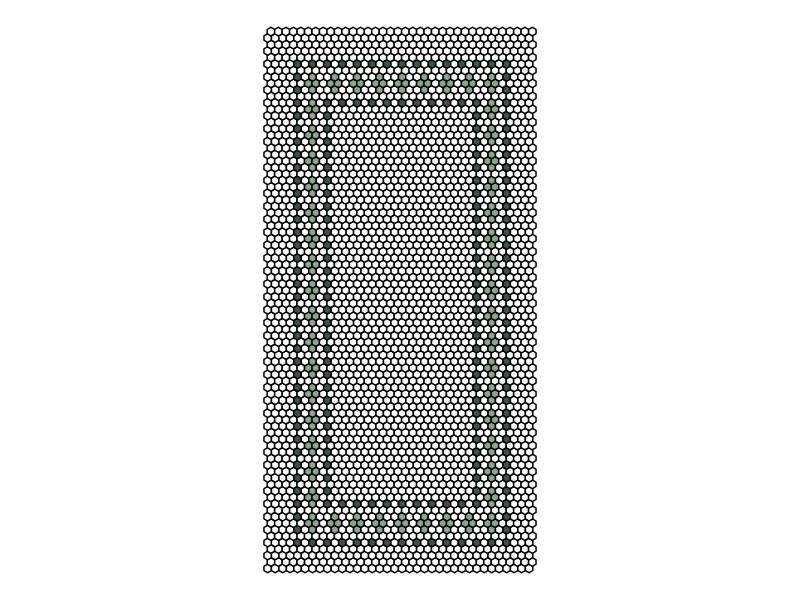
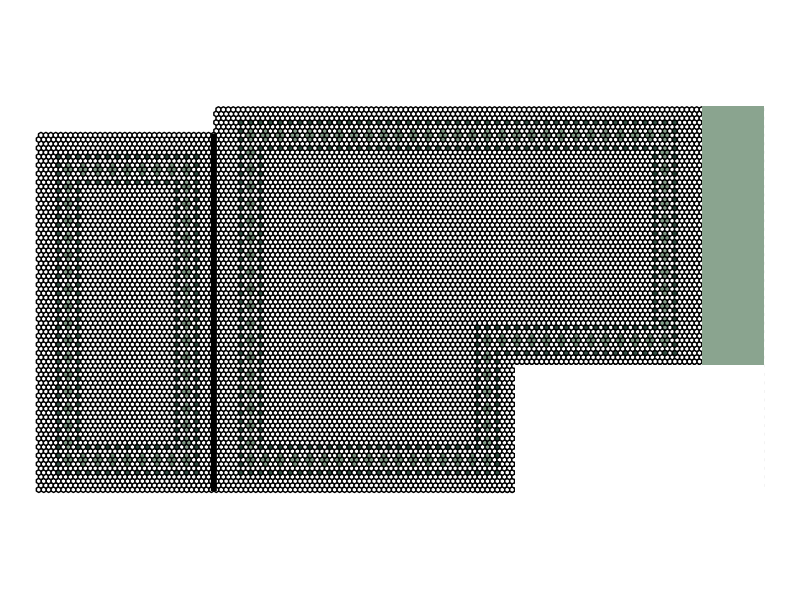
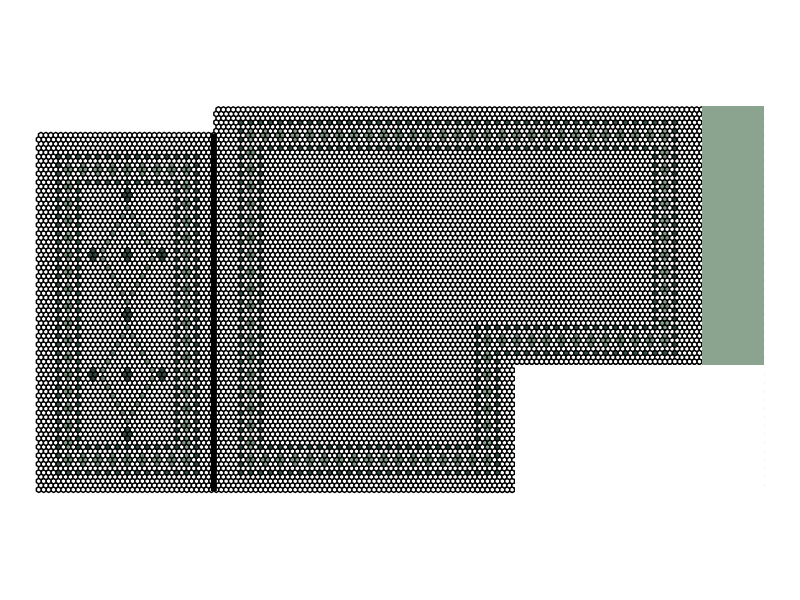
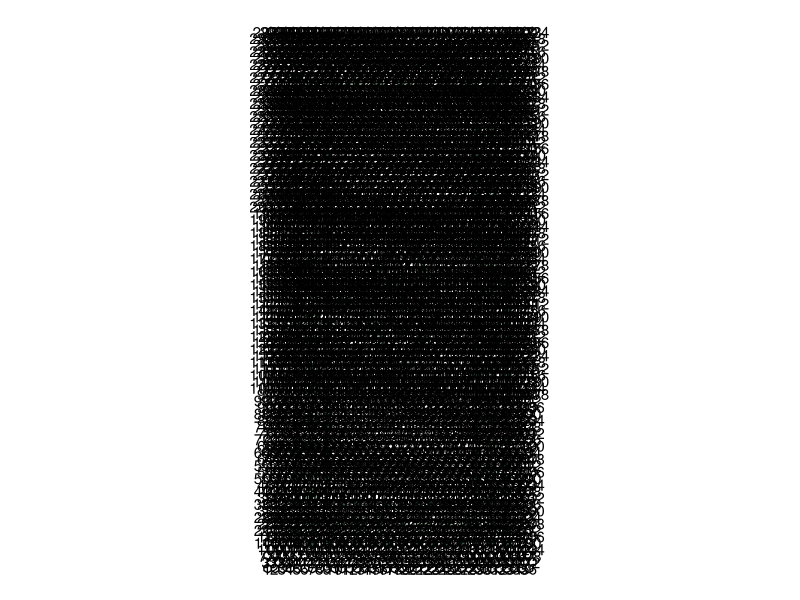
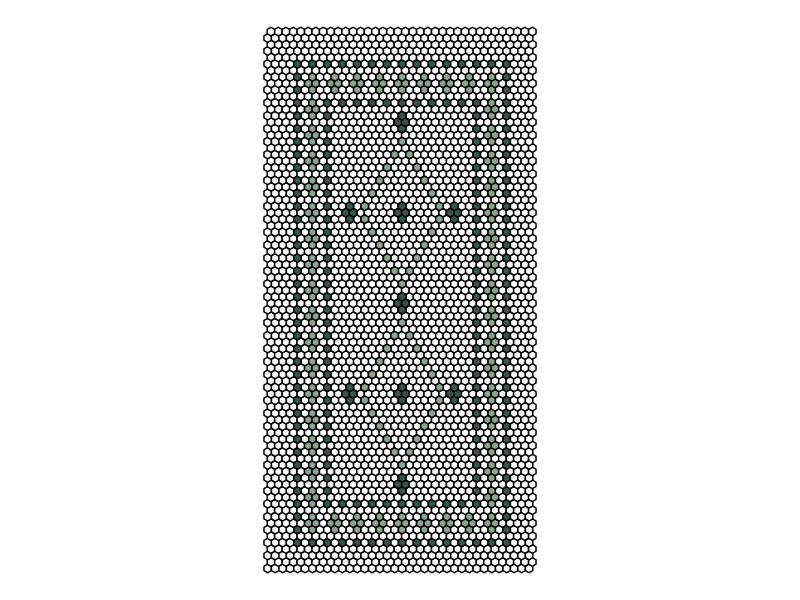
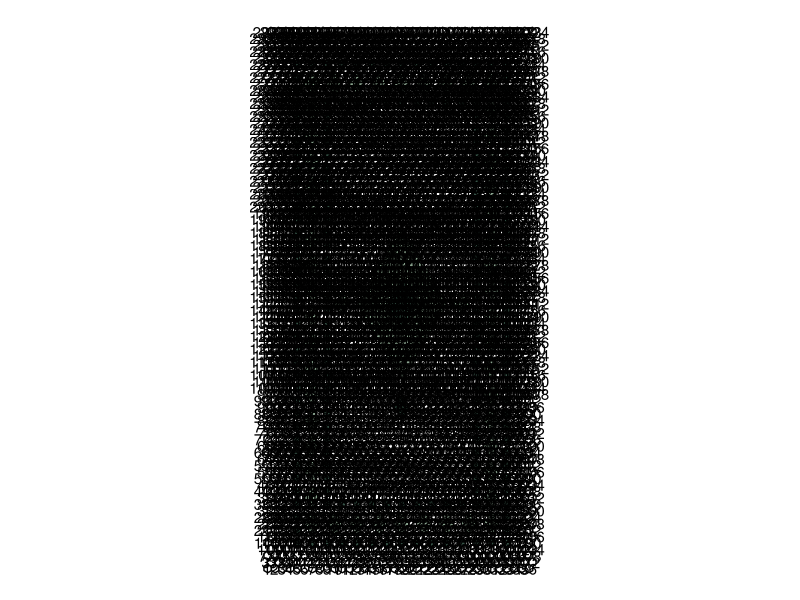
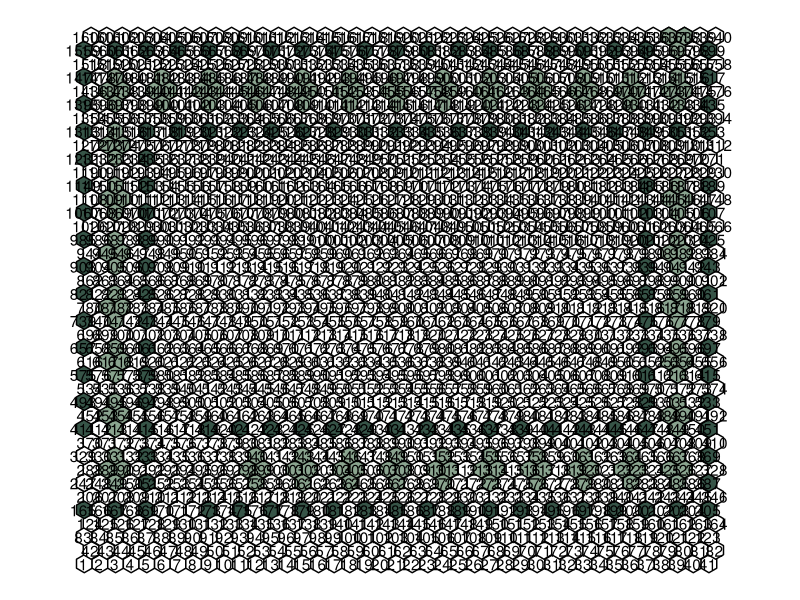

Recreate these plots in R, in order. (Note: this script raises an error after producing the figures.)
## ---- chunk 1
knitr::opts_chunk$set(echo = TRUE)
## ---- chunk 2
library(tidyverse)
library(ggforce)
## ---- chunk 3
shower_width <- 36

shower_length <- 72

n_across <- shower_width

n_down <- ceiling(shower_length/(3/sqrt(3)))

inset_left <- 5
inset_right <- 4
inset_top <- 6
inset_bottom <- 5

across_xs <- rep(c(0,0, .5, 1, 1, .5, 0), n_across) +
    rep(0:(n_across-1), each = 7)

across_ys <- rep(c(0, 1/sqrt(3), 3/(2*sqrt(3)), 1/sqrt(3), 0,-1/(2*sqrt(3)), 0), n_across)
## ---- chunk 4
light_green <- c(
  # vertical diamonds
  # left column, middle
  seq((inset_bottom + 1)*n_across + inset_left + 2, 
      2*n_across*n_down - (inset_top + 2)*n_across + inset_left + 2, 
      2*n_across),
  # left column, left side
  seq((inset_bottom + 2)*n_across + inset_left + 1, 
      2*n_across*n_down - (inset_top + 2)*n_across + inset_left + 1, 
      4*n_across),
  # left column, right side
  seq((inset_bottom + 2)*n_across + inset_left + 2, 
      2*n_across*n_down - (inset_top + 2)*n_across + inset_left + 2, 
      4*n_across),
  # right column, middle
  seq((inset_bottom + 2)*n_across - inset_right - 1, 
      2*n_across*n_down - (inset_top + 1)*n_across - inset_right -1, 
      2*n_across),
  # right column, right side
  seq((inset_bottom + 3)*n_across - inset_right - 1, 
      2*n_across*n_down - (inset_top)*n_across - inset_right - 1, 
      4*n_across),
  # right column, left side
  seq((inset_bottom + 3)*n_across - inset_right - 2, 
      2*n_across*n_down - (inset_top)*n_across - inset_right - 2, 
      4*n_across),
  # bottom row, bottom
  seq((inset_bottom + 1)*n_across + inset_left + 2,
      (inset_bottom + 2)*n_across - inset_right - 1,
      3),
  # bottom row, top
  seq((inset_bottom + 3)*n_across + inset_left + 2,
      (inset_bottom + 4)*n_across - inset_right - 1,
      3),
  # bottom row, middle
  seq((inset_bottom + 2)*n_across + inset_left + 1,
      (inset_bottom + 3)*n_across - inset_right - 2,
      3),
  seq((inset_bottom + 2)*n_across + inset_left + 2,
      (inset_bottom + 3)*n_across - inset_right - 1,
      3),
  # top row, top
  seq(2*n_across*n_down - (inset_top + 2)*n_across + inset_left + 2,
      2*n_across*n_down - (inset_top + 1)*n_across - inset_right -1,
      3),
  # top row, bottom
  seq(2*n_across*n_down - (inset_top + 4)*n_across + inset_left + 2,
      2*n_across*n_down - (inset_top + 3)*n_across - inset_right -1,
      3),
  # top row, middle
  seq(2*n_across*n_down - (inset_top + 3)*n_across + inset_left + 1,
      2*n_across*n_down - (inset_top + 2)*n_across - inset_right - 2,
      3),
  seq(2*n_across*n_down - (inset_top + 3)*n_across + inset_left + 2,
      2*n_across*n_down - (inset_top + 2)*n_across - inset_right - 1,
      3)
  
   # stars
#   c(
#       c(2762, 2762 + n_across, 2762 + 3*n_across, 2762 + 4*n_across),
#       seq(362, by = 50, length.out = 2), 
#       seq(362, by = 50, length.out = 2) + 1,
#       c(2860,2861, 2863, 2864)
#     ) + 103,
#   c(
#       c(2762, 2762 + n_across, 2762 + 3*n_across, 2762 + 4*n_across),
#       seq(362, by = 50, length.out = 2), 
#       seq(362, by = 50, length.out = 2) + 1,
#       c(2860,2861, 2863, 2864)
#     ) + 103 + 500,
#   c(
#       c(2762, 2762 + n_across, 2762 + 3*n_across, 2762 + 4*n_across),
#       seq(362, by = 50, length.out = 2), 
#       seq(362, by = 50, length.out = 2) + 1,
#       c(2860,2861, 2863, 2864)
#     ) + 103 + 1000,
#   c(
#       c(2762, 2762 + n_across, 2762 + 3*n_across, 2762 + 4*n_across),
#       seq(362, by = 50, length.out = 2), 
#       seq(362, by = 50, length.out = 2) + 1,
#       c(2860,2861, 2863, 2864)
#     ) + 103 + 1500,
#   c(
#       c(2762, 2762 + n_across, 2762 + 3*n_across, 2762 + 4*n_across),
#       seq(362, by = 50, length.out = 2), 
#       seq(362, by = 50, length.out = 2) + 1,
#       c(2860,2861, 2863, 2864)
#     ) + 123,
#   c(
#       c(2762, 2762 + n_across, 2762 + 3*n_across, 2762 + 4*n_across),
#       seq(362, by = 50, length.out = 2), 
#       seq(362, by = 50, length.out = 2) + 1,
#       c(2860,2861, 2863, 2864)
#     ) + 123 + 500,
#   c(
#       c(2762, 2762 + n_across, 2762 + 3*n_across, 2762 + 4*n_across),
#       seq(362, by = 50, length.out = 2), 
#       seq(362, by = 50, length.out = 2) + 1,
#       c(2860,2861, 2863, 2864)
#     ) + 123 + 1000,
#   c(
#       c(2762, 2762 + n_across, 2762 + 3*n_across, 2762 + 4*n_across),
#       seq(362, by = 50, length.out = 2), 
#       seq(362, by = 50, length.out = 2) + 1,
#       c(2860,2861, 2863, 2864)
#     ) + 123 + 1500
)

dark_green <- c(
  # outer every other dot
  seq((inset_bottom-1)*n_across + inset_left, 
      inset_bottom*n_across - inset_right + 1, 2),
  seq(2*n_across*n_down - inset_top*n_across + inset_left, 
      2*n_across*n_down - (inset_top - 1)*n_across - inset_right + 1, 
      2),
  seq((inset_bottom-1)*n_across + inset_left, 
      2*n_across*n_down - inset_top*n_across + inset_left, 
      2*n_across),
  seq(inset_bottom*n_across - inset_right + 1, 
      2*n_across*n_down - (inset_top - 1)*n_across - inset_right + 1, 
      2*n_across),
  # inner every other dot
  seq((inset_bottom + 5)*n_across + inset_left + 4, 
      (inset_bottom + 6)*n_across - inset_right - 3, 2),
  seq(2*n_across*n_down - (inset_top + 6)*n_across + inset_left + 4, 
      2*n_across*n_down - (inset_top + 5)*n_across - inset_right -3, 
      2),
  seq((inset_bottom + 5)*n_across + inset_left + 4, 
      2*n_across*n_down - (inset_top + 6)*n_across + inset_left + 4, 
      2*n_across),
  seq((inset_bottom + 6)*n_across - inset_right - 3, 
      2*n_across*n_down - (inset_top + 5)*n_across - inset_right -3, 
      2*n_across) 
)

hexagon <- tibble(
  x = rep(c(across_xs, across_xs + sqrt(3)/4), n_down),
  y = rep(c(across_ys, across_ys + 3/(2*sqrt(3))), n_down) + 
    rep((0:(n_down - 1))*(3/sqrt(3)), each = 2*7*n_across),
  group = rep(1:(2*n_across*n_down), each = 7),
  colors = if_else(group %in% light_green,
                   "#8aa48f",
                   if_else(group %in% dark_green,
                          "#365447",
                          "white"))
)

## ---- chunk 5
make_floor_hex <- function(dim_width, dim_length, inset_left, inset_right, inset_top, inset_bottom){
  n_across <- dim_width
  n_down <- ceiling(dim_length/(3/sqrt(3)))
  
  across_xs <- rep(c(0,0, .5, 1, 1, .5, 0), n_across) +
    rep(0:(n_across-1), each = 7)
  
  across_ys <- rep(c(0, 1/sqrt(3), 3/(2*sqrt(3)), 1/sqrt(3), 0,-1/(2*sqrt(3)), 0), n_across)
  light_green <- c(
    # vertical diamonds
    # left column, middle
    seq((inset_bottom + 1)*n_across + inset_left + 2, 
        2*n_across*n_down - (inset_top + 2)*n_across + inset_left + 2, 
        2*n_across),
    # left column, left side
    seq((inset_bottom + 2)*n_across + inset_left + 1, 
        2*n_across*n_down - (inset_top + 2)*n_across + inset_left + 1, 
        4*n_across),
    # left column, right side
    seq((inset_bottom + 2)*n_across + inset_left + 2, 
        2*n_across*n_down - (inset_top + 2)*n_across + inset_left + 2, 
        4*n_across),
    # right column, middle
    seq((inset_bottom + 2)*n_across - inset_right - 1, 
        2*n_across*n_down - (inset_top + 1)*n_across - inset_right -1, 
        2*n_across),
    # right column, right side
    seq((inset_bottom + 3)*n_across - inset_right - 1, 
        2*n_across*n_down - (inset_top)*n_across - inset_right - 1, 
        4*n_across),
    # right column, left side
    seq((inset_bottom + 3)*n_across - inset_right - 2, 
        2*n_across*n_down - (inset_top)*n_across - inset_right - 2, 
        4*n_across),
    # bottom row, bottom
    seq((inset_bottom + 1)*n_across + inset_left + 2,
        (inset_bottom + 2)*n_across - inset_right - 1,
        3),
    # bottom row, top
    seq((inset_bottom + 3)*n_across + inset_left + 2,
        (inset_bottom + 4)*n_across - inset_right - 1,
        3),
    # bottom row, middle
    seq((inset_bottom + 2)*n_across + inset_left + 1,
        (inset_bottom + 3)*n_across - inset_right - 2,
        3),
    seq((inset_bottom + 2)*n_across + inset_left + 2,
        (inset_bottom + 3)*n_across - inset_right - 1,
        3),
    # top row, top
    seq(2*n_across*n_down - (inset_top + 2)*n_across + inset_left + 2,
        2*n_across*n_down - (inset_top + 1)*n_across - inset_right -1,
        3),
    # top row, bottom
    seq(2*n_across*n_down - (inset_top + 4)*n_across + inset_left + 2,
        2*n_across*n_down - (inset_top + 3)*n_across - inset_right -1,
        3),
    # top row, middle
    seq(2*n_across*n_down - (inset_top + 3)*n_across + inset_left + 1,
        2*n_across*n_down - (inset_top + 2)*n_across - inset_right - 2,
        3),
    seq(2*n_across*n_down - (inset_top + 3)*n_across + inset_left + 2,
        2*n_across*n_down - (inset_top + 2)*n_across - inset_right - 1,
        3)
  )
  
  dark_green <- c(
    # outer every other dot
    seq((inset_bottom-1)*n_across + inset_left, 
        inset_bottom*n_across - inset_right + 1, 2),
    seq(2*n_across*n_down - inset_top*n_across + inset_left, 
        2*n_across*n_down - (inset_top - 1)*n_across - inset_right + 1, 
        2),
    seq((inset_bottom-1)*n_across + inset_left, 
        2*n_across*n_down - inset_top*n_across + inset_left, 
        2*n_across),
    seq(inset_bottom*n_across - inset_right + 1, 
        2*n_across*n_down - (inset_top - 1)*n_across - inset_right + 1, 
        2*n_across),
    # inner every other dot
    seq((inset_bottom + 5)*n_across + inset_left + 4, 
        (inset_bottom + 6)*n_across - inset_right - 3, 2),
    seq(2*n_across*n_down - (inset_top + 6)*n_across + inset_left + 4, 
        2*n_across*n_down - (inset_top + 5)*n_across - inset_right -3, 
        2),
    seq((inset_bottom + 5)*n_across + inset_left + 4, 
        2*n_across*n_down - (inset_top + 6)*n_across + inset_left + 4, 
        2*n_across),
    seq((inset_bottom + 6)*n_across - inset_right - 3, 
        2*n_across*n_down - (inset_top + 5)*n_across - inset_right -3, 
        2*n_across) 
  )
  
  hexagon <- tibble(
    x = rep(c(across_xs, across_xs + sqrt(3)/4), n_down),
    y = rep(c(across_ys, across_ys + 3/(2*sqrt(3))), n_down) + 
      rep((0:(n_down - 1))*(3/sqrt(3)), each = 2*7*n_across),
    group = rep(1:(2*n_across*n_down), each = 7),
    colors = if_else(group %in% light_green,
                     "#8aa48f",
                     if_else(group %in% dark_green,
                             "#365447",
                             "white"))
  )
  hexagon
}
## ---- chunk 6
shower <- make_floor_hex(
  dim_width = 36, 
  dim_length = 72, 
  inset_left = 5, 
  inset_right = 4, 
  inset_top = 6, 
  inset_bottom = 5)
## ---- chunk 7
shower %>% 
  ggplot(aes(x = x,
             y = y, 
             group = group)) +
  geom_polygon(color = "black",
               aes(fill = colors)) +
  scale_fill_identity() +
  # geom_text(data = . %>%
  #             group_by(group) %>%
  #             summarize(mid_x = mean(x),
  #                       mid_y = mean(y)),
  #           aes(x = mid_x,
  #               y = mid_y,
  #               label = group)) +
  coord_equal() +
  theme_void()
## ---- chunk 8
bathroom <- make_floor_hex(
  dim_width = 111, 
  dim_length = 77.875, 
  inset_left = 6, 
  inset_right = 18, 
  inset_top = 4, 
  inset_bottom = 5)
## ---- chunk 9
corner <- make_floor_hex(
  dim_width = 41,
  dim_length = 34,
  inset_left = 1,
  inset_right = 1,
  inset_top = 2,
  inset_bottom = 5
)
## ---- chunk 10
floor_distance <- 36 # should make this a parameter ... but too lazy right now

bathroom %>% 
 mutate(x = x + floor_distance) %>% 
  ggplot() +
  geom_polygon(color = "black",
               aes(x = x,
                   y = y, 
                   group = group,
                   fill = colors)) +
  geom_polygon(data = shower,
               color = "black",
               aes(x = x,
                   y = y, 
                   fill = colors, 
                   group = group)) +
  geom_polygon(data = corner %>% mutate(x = x + floor_distance + 53),
               color = "black",
               aes(x = x,
                   y = y, 
                   fill = colors, 
                   group = group)) +
  geom_polygon(data = corner %>% 
                 mutate(x = x + floor_distance + 53)  %>% 
                 filter(group %in% c(247, 329, 292:296, 252:255, 334:337, 171, 417,
                                     1267:1271, 1309, 1310)),
               fill = "white",
               color = "black",
               aes(x = x,
                   y = y,
                   group = group)) +
  geom_polygon(data = corner %>% 
                 mutate(x = x + floor_distance + 53)  %>% 
                 filter(group %in% c(251, 333, 1351)),
               fill = "#365447",
               color = "black",
               aes(x = x,
                   y = y,
                   group = group)) +
  geom_polygon(data = corner %>% 
                 mutate(x = x + floor_distance + 53)  %>% 
                 filter(group %in% c(1597, 1637, 1638)),
               fill = "#8aa48f",
               color = "black",
               aes(x = x,
                   y = y,
                   group = group)) +
  geom_polygon(data = tibble(x = c(61, 61, 111.5, 111.5, 61) +
                               floor_distance,
                             y = c(-.5, 25 + 5/8, 25 + 5/8, -.5, -.5)),
               aes(x = x,
                   y = y),
               fill = "white") +
  # geom_polygon(data = tibble(x = c(31, 31, 61, 61, 31) + floor_distance,
  #                            y = c(-.5, 21, 21, -.5, -.5)),
  #              aes(x = x,
  #                  y = y),
  #              fill = "#8aa48f") +
  geom_polygon(data = tibble(x = c(99, 99, 111.5, 111.5, 99) + floor_distance,
                             y = c(25 + 5/8, 78, 78, 25 + 5/8, 25 + 5/8)),
               aes(x = x,
                   y = y),
               fill = "#8aa48f") +
  geom_segment(data = tibble(x = 36, y = 0, xend = 36, yend = 72.5),
               aes(x = x, y = y, xend = xend, yend = yend),
               size = 2) +
  # geom_ellipse(data = tibble(x0 = 15.5 + floor_distance,
  #                  y0 = 11.5,
  #                  a = 8.25, b = 11.5, angle = 0),
  #              aes(x0 = x0, y0 = y0, a = a, b = b, angle = angle),
  #              fill = "white",
  #              color = "black",
  #              size = 2) +
  scale_fill_identity() +
  coord_equal() +
  theme_void()
## ---- chunk 11
floor_distance <- 36 # should make this a parameter ... but too lazy right now

lg_base <- c(
        #1486, 1487, 1451, 1523,
        1488,
        1494, 1495, 1459, 1531,
        #1502, 1503,1467, 1539,
        1501,
        1099, 1170, 1172, 
        1818, 1820, 1891,
        1526, 1599, 1672, 1745,
        1454, 1383, 1312, 1241,
        1749, 1678, 1607, 1536,
        1245, 1318, 1391, 1464,
        955, 990, 991, 1027,
        1963, 1998, 1999, 2035) 

lg_up <- lg_base + 14*36

lg_down <- lg_base - 14*36

dg_base <- c(
        1488,1487, 1452, 1524,
        1494, 1495, 1459, 1531,
        #1502, 1503,1467, 1539,
        1501, 1502, 1466, 1538,
        955, 990, 991, 1027,
        1963, 1998, 1999, 2035
)

dg_up <- dg_base + 14*36

dg_down <- dg_base - 14*36


bathroom %>% 
 mutate(x = x + floor_distance) %>% 
  ggplot() +
  geom_polygon(color = "black",
               aes(x = x,
                   y = y, 
                   group = group,
                   fill = colors)) +
  geom_polygon(data = shower,
               color = "black",
               aes(x = x,
                   y = y, 
                   fill = colors, 
                   group = group)) +
  geom_polygon(data = shower %>% 
                 filter(group %in% lg_up),
               aes(x = x,
                   y = y,
                   group = group),
               fill = "#8aa48f",
               color = "black") +
  geom_polygon(data = shower %>% 
                 filter(group %in% lg_down),
               aes(x = x,
                   y = y,
                   group = group),
               fill = "#8aa48f",
               color = "black") +
  geom_polygon(data = shower %>% 
                 filter(group %in% dg_up),
               aes(x = x,
                   y = y,
                   group = group),
               fill = "#365447",
               color = "black") +
  geom_polygon(data = shower %>% 
                 filter(group %in% dg_down),
               aes(x = x,
                   y = y,
                   group = group),
               fill = "#365447",
               color = "black") +
  geom_polygon(data = corner %>% mutate(x = x + floor_distance + 53),
               color = "black",
               aes(x = x,
                   y = y, 
                   fill = colors, 
                   group = group)) +
  geom_polygon(data = corner %>% 
                 mutate(x = x + floor_distance + 53)  %>% 
                 filter(group %in% c(247, 329, 292:296, 252:255, 334:337, 171, 417,
                                     1267:1271, 1309, 1310)),
               fill = "white",
               color = "black",
               aes(x = x,
                   y = y,
                   group = group)) +
  geom_polygon(data = corner %>% 
                 mutate(x = x + floor_distance + 53)  %>% 
                 filter(group %in% c(251, 333, 1351)),
               fill = "#365447",
               color = "black",
               aes(x = x,
                   y = y,
                   group = group)) +
  geom_polygon(data = corner %>% 
                 mutate(x = x + floor_distance + 53)  %>% 
                 filter(group %in% c(1597, 1637, 1638)),
               fill = "#8aa48f",
               color = "black",
               aes(x = x,
                   y = y,
                   group = group)) +
  geom_polygon(data = tibble(x = c(61, 61, 111.5, 111.5, 61) +
                               floor_distance,
                             y = c(-.5, 25 + 5/8, 25 + 5/8, -.5, -.5)),
               aes(x = x,
                   y = y),
               fill = "white") +
  # geom_polygon(data = tibble(x = c(31, 31, 61, 61, 31) + floor_distance,
  #                            y = c(-.5, 21, 21, -.5, -.5)),
  #              aes(x = x,
  #                  y = y),
  #              fill = "#8aa48f") +
  geom_polygon(data = tibble(x = c(99, 99, 111.5, 111.5, 99) + floor_distance,
                             y = c(25 + 5/8, 78, 78, 25 + 5/8, 25 + 5/8)),
               aes(x = x,
                   y = y),
               fill = "#8aa48f") +
  geom_segment(data = tibble(x = 36, y = 0, xend = 36, yend = 72.5),
               aes(x = x, y = y, xend = xend, yend = yend),
               size = 2) +
  # geom_ellipse(data = tibble(x0 = 15.5 + floor_distance,
  #                  y0 = 11.5,
  #                  a = 8.25, b = 11.5, angle = 0),
  #              aes(x0 = x0, y0 = y0, a = a, b = b, angle = angle),
  #              fill = "white",
  #              color = "black",
  #              size = 2) +
  scale_fill_identity() +
  coord_equal() +
  theme_void()
## ---- chunk 12
shower %>% 
  ggplot() +
  geom_polygon(color = "black",
               aes(x = x,
                   y = y, 
                   fill = colors, 
                   group = group)) +
  geom_polygon(data = . %>% 
                 filter(group %in% c(1486, 1487, 1489, 1492,
                                     1451, 1523,
                                     1494, 1495, 1459, 1531,
                                     1497, 1500, 1502, 1503, 
                                     1467, 1539,
                                     1099, 1170, 1172, 1134, 1135,
                                     1818, 1820, 1854, 1855, 1891,
                                     1529, 1565, 1602, 1638, 1675,
                                     1639, 1604, 1568, 1533,
                                     1457, 1421, 1386, 1350, 1315,
                                     1351, 1388, 1424, 1461,
                                     1526, 1562, 1599, 1635, 1672, 1708, 1745, 1781,
                                     1454, 1418, 1383, 1347, 1312, 1276, 1241, 1205,
                                     1784, 1749, 1713, 1678, 1642, 1607, 1571, 1536,
                                     1281, 1245, 1208, 1318, 1354, 1391, 1427, 1464)),
               aes(x = x,
                   y = y,
                   group = group),
               fill = "#8aa48f",
               color = "black") +
  geom_text(data = . %>%
              group_by(group) %>%
              summarize(mid_x = mean(x),
                        mid_y = mean(y)),
            aes(x = mid_x,
                y = mid_y,
                label = group)) +
  scale_fill_identity() +
  coord_equal() +
  theme_void()
## ---- chunk 13
lg_base <- c(
        #1486, 1487, 1451, 1523,
        1488,
        1494, 1495, 1459, 1531,
        #1502, 1503,1467, 1539,
        1501,
        1099, 1170, 1172, 
        1818, 1820, 1891,
        1526, 1599, 1672, 1745,
        1454, 1383, 1312, 1241,
        1749, 1678, 1607, 1536,
        1245, 1318, 1391, 1464,
        955, 990, 991, 1027,
        1963, 1998, 1999, 2035) 

lg_up <- lg_base + 14*36

lg_down <- lg_base - 14*36

dg_base <- c(
        1488,1487, 1452, 1524,
        1494, 1495, 1459, 1531,
        #1502, 1503,1467, 1539,
        1501, 1502, 1466, 1538,
        955, 990, 991, 1027,
        1963, 1998, 1999, 2035
)

dg_up <- dg_base + 14*36

dg_down <- dg_base - 14*36


shower %>% 
  ggplot() +
  geom_polygon(color = "black",
               aes(x = x,
                   y = y, 
                   fill = colors, 
                   group = group)) +
  geom_polygon(data = . %>% 
                 filter(group %in% lg_up),
               aes(x = x,
                   y = y,
                   group = group),
               fill = "#8aa48f",
               color = "black") +
  geom_polygon(data = . %>% 
                 filter(group %in% lg_down),
               aes(x = x,
                   y = y,
                   group = group),
               fill = "#8aa48f",
               color = "black") +
  geom_polygon(data = . %>% 
                 filter(group %in% dg_up),
               aes(x = x,
                   y = y,
                   group = group),
               fill = "#365447",
               color = "black") +
  geom_polygon(data = . %>% 
                 filter(group %in% dg_down),
               aes(x = x,
                   y = y,
                   group = group),
               fill = "#365447",
               color = "black") +
  # geom_text(data = . %>%
  #             group_by(group) %>%
  #             summarize(mid_x = mean(x),
  #                       mid_y = mean(y)),
  #           aes(x = mid_x,
  #               y = mid_y,
  #               label = group)) +
  scale_fill_identity() +
  coord_equal() +
  theme_void()
## ---- chunk 14
shower %>% 
  ggplot() +
  geom_polygon(color = "black",
               aes(x = x,
                   y = y, 
                   fill = colors, 
                   group = group)) +
  geom_polygon(data = . %>% 
                 filter(group %in% c(1891, 1854:1855, 1818:1820,
                                     1781:1784, 1745:1749, 1708:1713, 
                                     1672:1678, 1635:1642, 1599:1607,
                                     1562:1571, 1526:1536, 1489:1500,
                                     1454:1464, 1418:1427, 1383:1391, 
                                     1347:1354, 1312:1318, 1276:1281, 
                                     1241:1245, 1205:1208, 1170:1172, 
                                     1134:1135, 1099,
                                     1486, 1487, 1451, 1523,
                                     1502, 1503, 1467, 1539
                                     
                                     )),
               aes(x = x,
                   y = y,
                   group = group),
               fill = "#8aa48f",
               color = "black") +
  geom_polygon(data = . %>% 
                 filter(group %in% c(1603, 1566:1567, 1530:1532,
                                     1493:1496, 1458:1460, 1422:1423,
                                     1387,
                                     883, 918, 919, 955
                                     )),
               aes(x = x,
                   y = y,
                   group = group),
               fill = "#365447",
               color = "black") +
  geom_text(data = . %>%
              group_by(group) %>%
              summarize(mid_x = mean(x),
                        mid_y = mean(y)),
            aes(x = mid_x,
                y = mid_y,
                label = group)) +
  scale_fill_identity() +
  coord_equal() +
  theme_void()
## ---- chunk 15
corner %>% 
  ggplot() +
  geom_polygon(color = "black",
               aes(x = x,
                   y = y, 
                   fill = colors, 
                   group = group))  +
  geom_polygon(data = corner %>% 
                 filter(group %in% c(247, 329, 292:296, 252:255, 334:337, 171, 417,
                                     1267:1271, 1309, 1310)),
               fill = "white",
               color = "black",
               aes(x = x,
                   y = y,
                   group = group)) +
  geom_polygon(data = corner %>% 
                 filter(group %in% c(251, 333, 1351)),
               fill = "#365447",
               color = "black",
               aes(x = x,
                   y = y,
                   group = group)) +
  geom_polygon(data = corner %>% 
                 filter(group %in% c(1597, 1637, 1638)),
               fill = "#8aa48f",
               color = "black",
               aes(x = x,
                   y = y,
                   group = group)) +
  geom_text(data = . %>%
              group_by(group) %>%
              summarize(mid_x = mean(x),
                        mid_y = mean(y)),
            aes(x = mid_x,
                y = mid_y,
                label = group)) +
  scale_fill_identity() +
  coord_equal() +
  theme_void()
## ---- chunk 16

# #8aa48f light
# #365447 dark
# #754a41 burgundy

hexagon %>% 
  ggplot(aes(x = x,
             y = y, 
             group = group)) +
  geom_polygon(color = "black",
               aes(fill = colors)) +
  geom_polygon(data = hexagon2,
               aes(fill = colors),
               color = "black") +
  geom_text(data = . %>%
              group_by(group) %>%
              summarize(mid_x = mean(x),
                        mid_y = mean(y)),
            aes(x = mid_x,
                y = mid_y,
                label = group)) +
  geom_text(data = hexagon2 %>%
              group_by(group) %>%
              summarize(mid_x = mean(x),
                        mid_y = mean(y)),
            aes(x = mid_x,
                y = mid_y,
                label = group)) +
  scale_fill_identity() +
  coord_equal() +
  theme_void()
## ---- chunk 17
ggsave(filename = "bathroom_floor.png")
ggsave(filename = "bathroom_floor.pdf")

ggsave(filename = "bathroom_floor_numbered.pdf", height = 40, width = 30)
